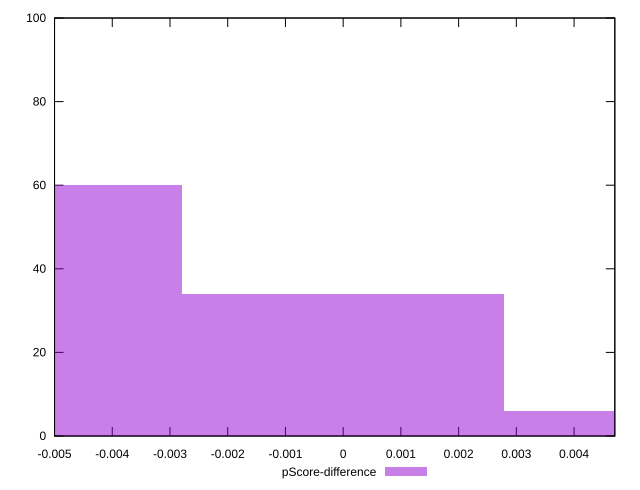

gnuplot code for this plot:
reset

$pScoreDifference <<EOF
0 34
-0.005567850770124289 60
0.005567850770124289 6
EOF

set key outside below
set boxwidth 0.005567850770124289
set xrange [-0.0050000000000000044:0.004705882352941171]
set yrange [0:100]
set trange [0:100]
set style fill transparent solid 0.5 noborder
set terminal svg size 640, 490 enhanced background rgb 'white'
set output "report_00009_2021-02-08T22-37-41.559Z/unused-css-rules/samples/pages/pScore-difference/histogram.svg"

plot $pScoreDifference title "pScore-difference" with boxes

reset
